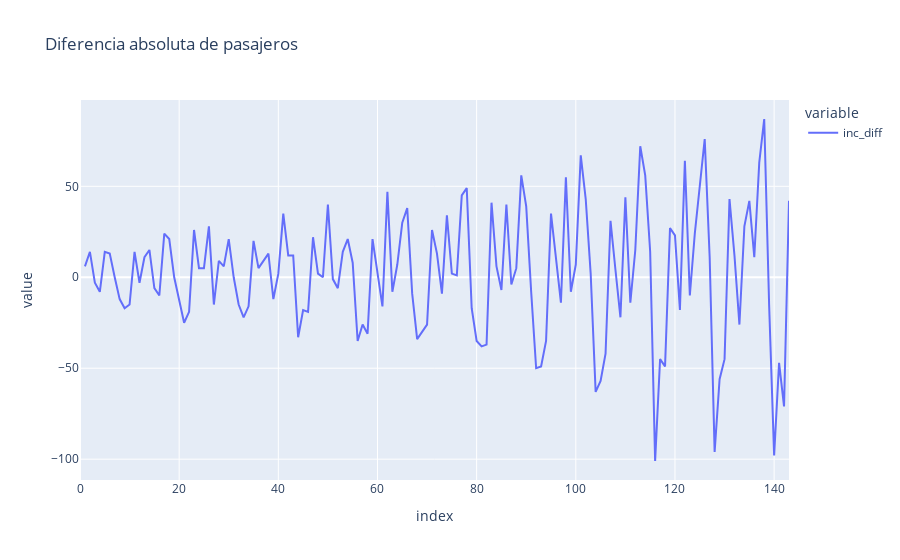

Source (notebook cell):
### Code cell
# No hay tendencia, está todo en torno al 0
# Lo que hay que corregir es que tienen mucha dispersión a lo largo del tiempo
px.line(df['inc_diff'], title='Diferencia absoluta de pasajeros')

### Figure 1 — Plotly figure (JSON) as saved in the notebook; plotly's stock layout.template omitted (floating-point values rounded to 4 significant figures; data arrays with more than 128 entries replaced by an {"elided": "..."} marker saying what was removed)
{"data": [{"hovertemplate": "variable=inc_diff<br>index=%{x}<br>value=%{y}<extra></extra>", "legendgroup": "inc_diff", "line": {"color": "#636efa", "dash": "solid"}, "marker": {"symbol": "circle"}, "mode": "lines", "name": "inc_diff", "orientation": "v", "showlegend": true, "type": "scatter", "x": {"elided": "144 int values"}, "xaxis": "x", "y": {"elided": "144 int values"}, "yaxis": "y"}], "layout": {"legend": {"title": {"text": "variable"}, "tracegroupgap": 0}, "title": {"text": "Diferencia absoluta de pasajeros"}, "xaxis": {"anchor": "y", "domain": [0, 1], "title": {"text": "index"}}, "yaxis": {"anchor": "x", "domain": [0, 1], "title": {"text": "value"}}}}
